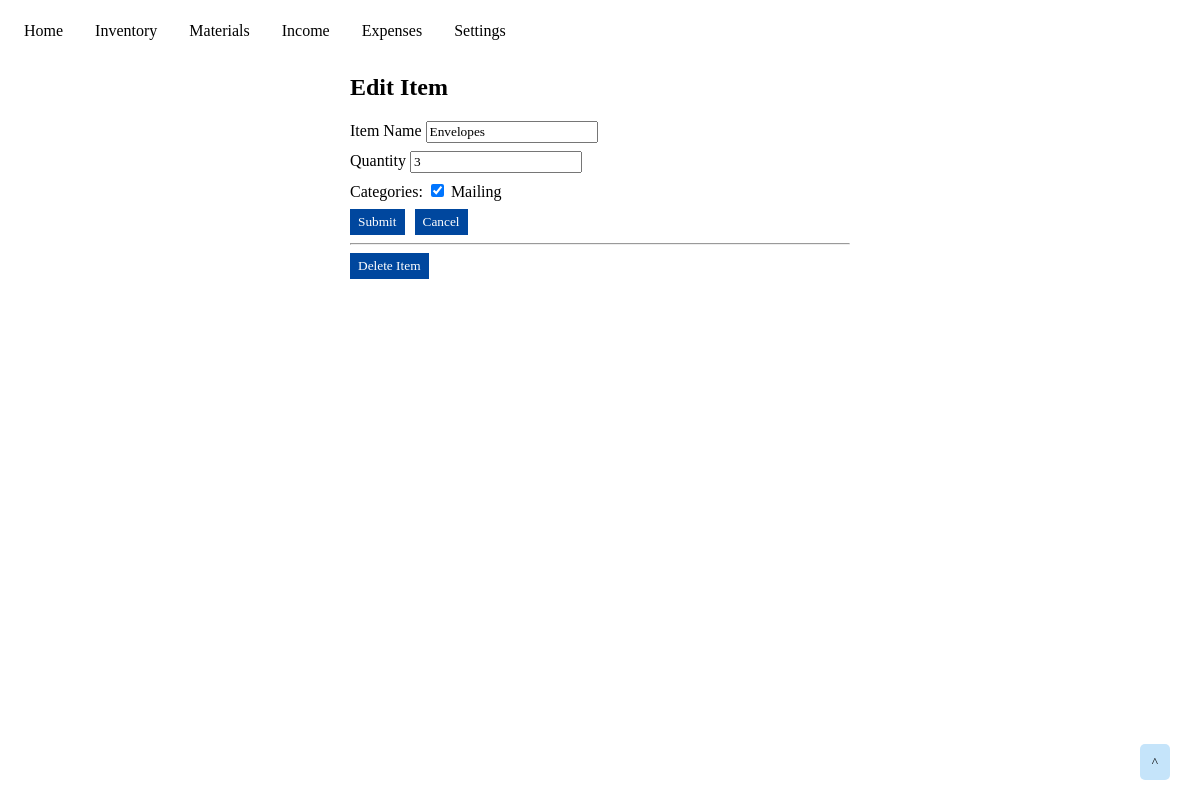
Page /materials/edit_item/4 on the committed database.
### tables this page shows
CREATE TABLE store_materials (
    material_id INTEGER PRIMARY KEY AUTOINCREMENT,
    name TEXT NOT NULL,
    quantity INTEGER NOT NULL
);

CREATE TABLE materials_categories (
    tag_id INTEGER PRIMARY KEY AUTOINCREMENT,
    name TEXT NOT NULL
);

### app.py (the view, shortened to what this page needs)
@app.route('/materials/edit_item/<int:material_id>', methods=('GET', 'POST'))
def materials_edit_item(material_id):
    item = get_materials_item(material_id)
    materials_categories = get_materials_categories()
    materials_item_category_connections = get_materials_item_connections_list(material_id)
    materials_categories_list = get_materials_categories_list()
    return render_template('materials_edit_item.html', item=item, materials_categories=materials_categories, materials_item_category_connections=materials_item_category_connections)

### app.py (called while the page is built)
def get_db_connection():
    conn = sqlite3.connect('database.db')
    conn.row_factory = sqlite3.Row
    return conn

def get_materials_item(material_id):
    conn = get_db_connection()
    cur = conn.cursor()
    materials_item = cur.execute('SELECT * FROM store_materials WHERE material_id = ?', (material_id,)).fetchone()
    conn.close()
    return materials_item

def get_materials_categories():
    conn = get_db_connection()
    cur = conn.cursor()
    materials_categories = cur.execute('SELECT * FROM materials_categories').fetchall()
    conn.close()
    return materials_categories

def get_materials_categories_list():
    materials_categories = get_materials_categories()
    materials_categories_list = []
    for category in materials_categories:
        materials_categories_list.append(category['tag_id'])
    return materials_categories_list

def get_materials_item_connections_list(material_id):
    conn = get_db_connection()
    cur = conn.cursor()
    materials_item_connections = cur.execute('SELECT * FROM material_to_category WHERE material_id = ?', (material_id, )).fetchall()
    conn.close()
    materials_item_connections_list = []
    for connection in materials_item_connections:
        materials_item_connections_list.append(connection['tag_id'])
    return materials_item_connections_list

### templates/materials_edit_item.html
{% extends 'base.html' %}
{% block content %}
<div class="content">
    <h2>{% block title %}Edit Item{% endblock %}</h2>
    <form action="{{ url_for('materials_edit_item', material_id = item['material_id']) }}" method="POST">
        <div class="form-group">
            <label for="name">Item Name</label>
            <input type="text" name="name"
                   placeholder="Item name" class="form-control"
                   value="{{ request.form['name'] or item['name'] }}"></input>
        </div>
        <div class="form-group">
            <label for="quantity">Quantity</label>
            <input type="number" step="1" min="0" name="quantity"
                   placeholder="0" class="form-control"
                   value="{{ request.form['quantity'] or item['quantity'] }}"></input>
        </div>
        <div class="form-group">
            Categories:
            {% for category in materials_categories %}
                {% if category['tag_id'] in materials_item_category_connections %}
                    <input type="checkbox" name="category-id" value="{{ category['tag_id'] }}" checked>
                {% else %}
                    <input type="checkbox" name="category-id" value="{{ category['tag_id'] }}">
                {% endif %}
                <label for="category-id">{{ category['name'] }}</label>
            {% endfor %}
        </div>
        <div class="submit-button">
            <button type="submit" class="form-button">Submit</button>
        </div>
    </form>
    <div class="cancel-button">
        <a href="{{url_for('materials')}}">
            <button class="form-button">Cancel</button>
        </a>
    </div>
    <hr>
    <form action="{{ url_for('materials_delete_item', material_id=item['material_id']) }}" method="POST">
        <input type="submit" value="Delete Item"
                class="form-button"
                onclick="return confirm('Are you sure you want to delete this item?')">
    </form>
</div>
{% endblock %}

### static/css/home-style.css (style rules this page uses)
* { font-family: "Tahoma"; box-sizing: border-box; }

### static/css/inventory-style.css (style rules this page uses)
.content { max-width: 500px; margin: auto; }
.submit-button { float: left; }
.form-group { margin: 8px 0px; }
.form-button { padding: 5px 8px; margin-right: 10px; color: white; background-color: #00479E; border: none; }

### rows in the picture
store_materials: name "Envelopes", quantity "3"
materials_categories: name "Mailing"
